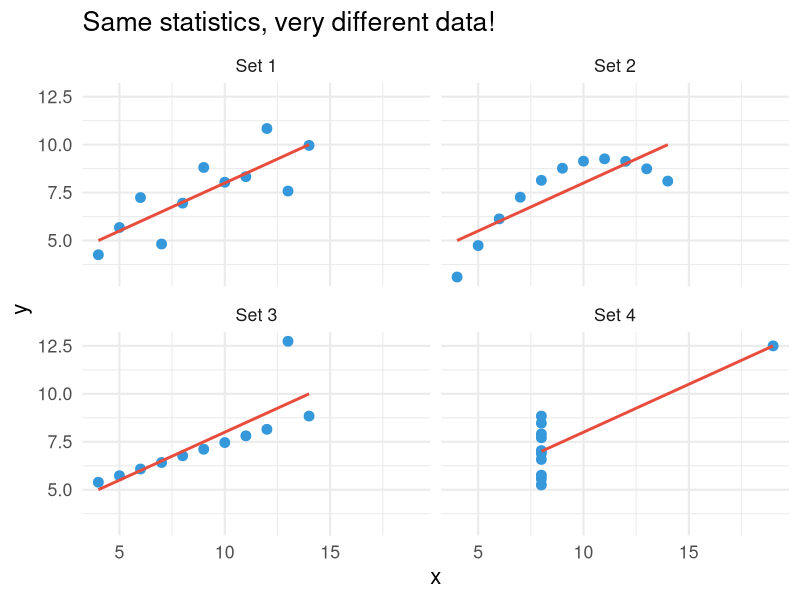
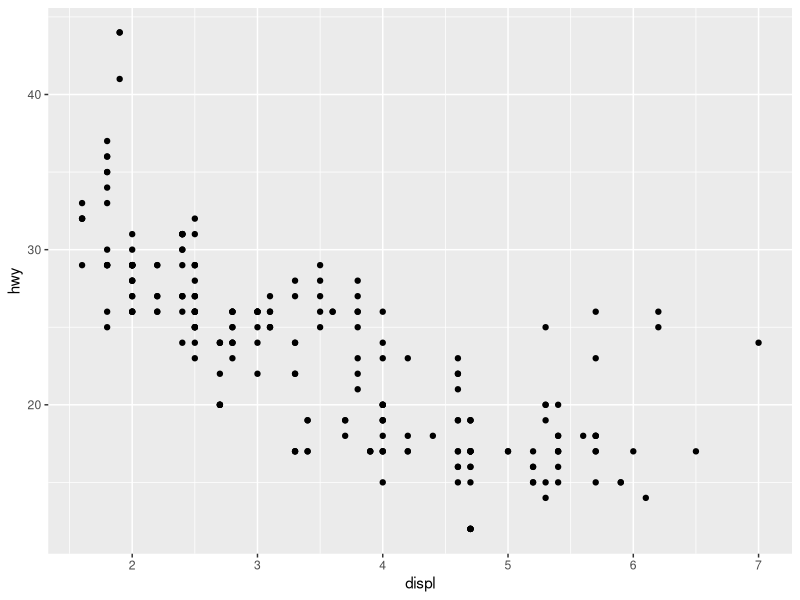
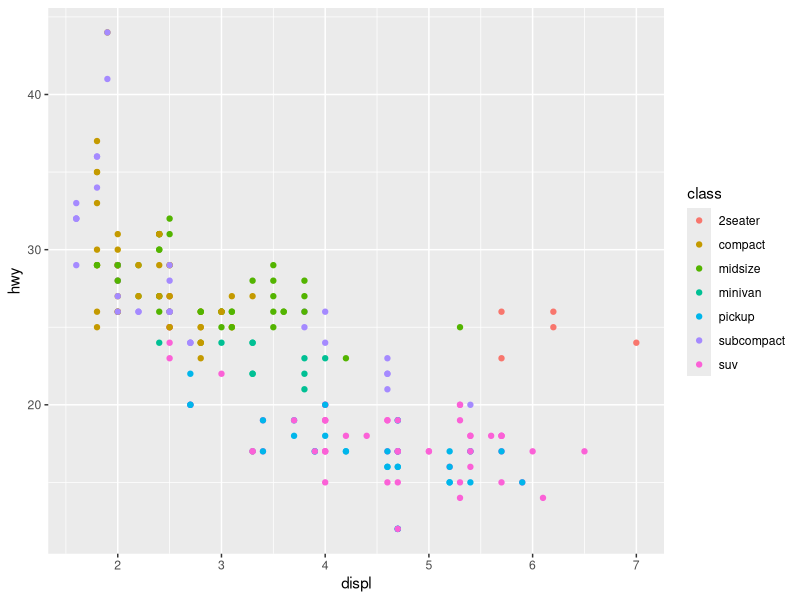
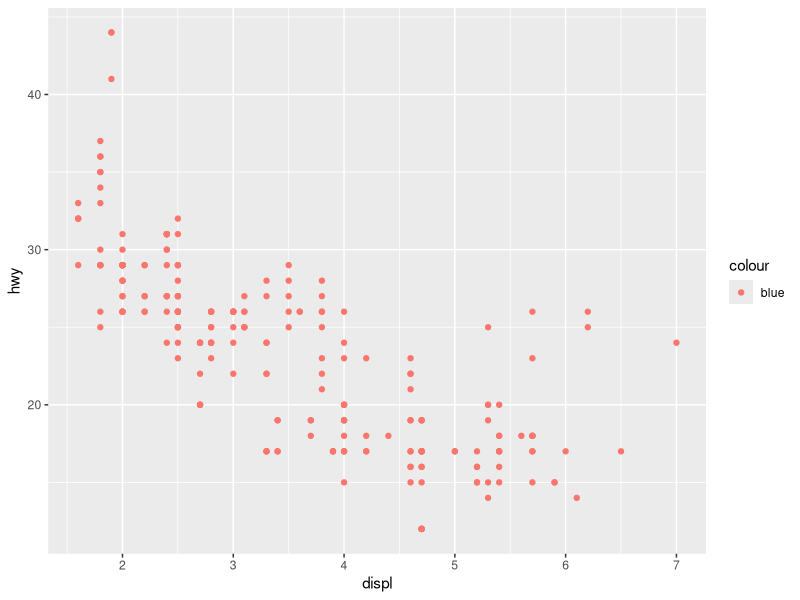
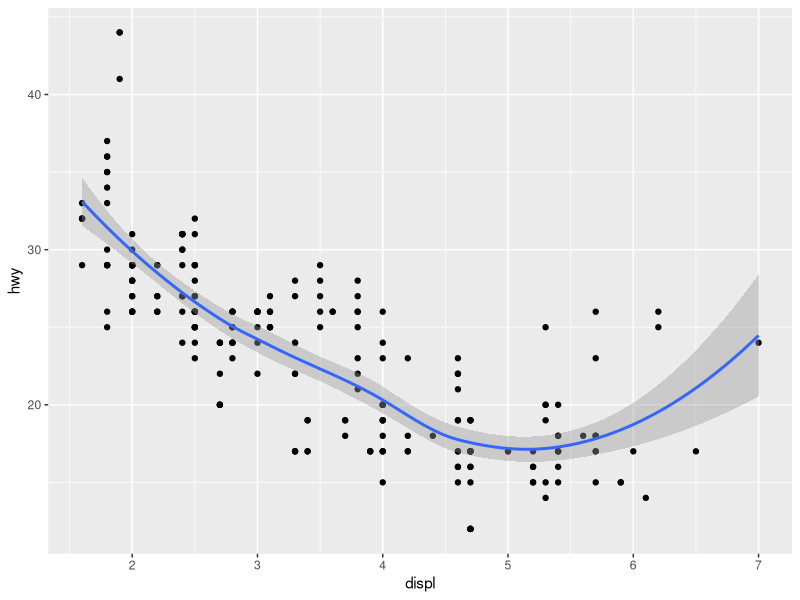
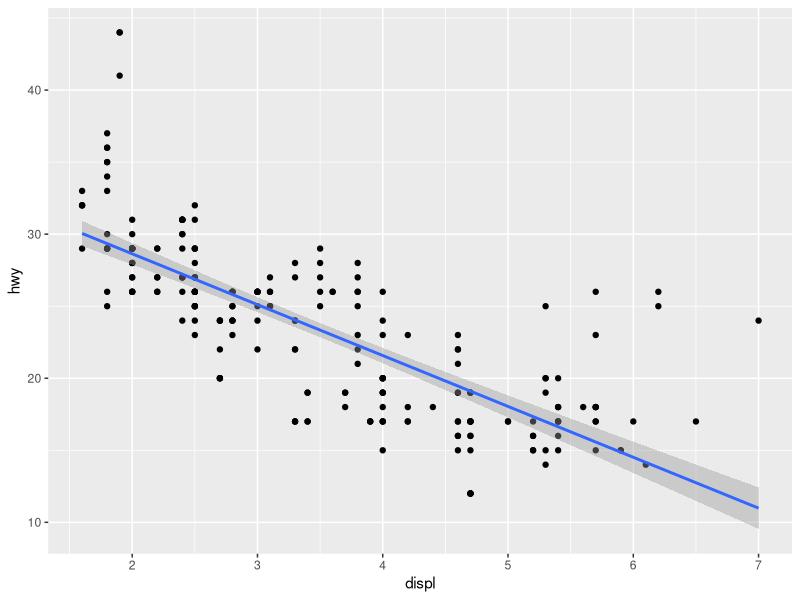
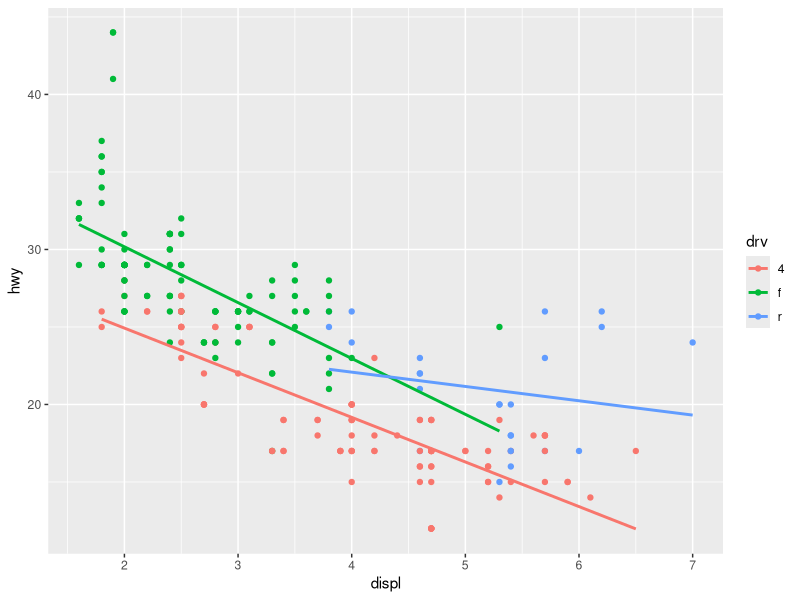
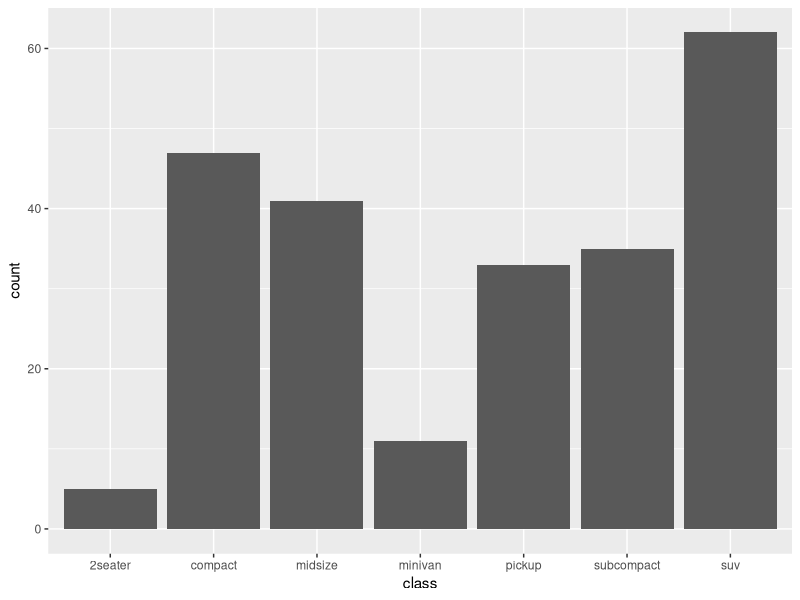

R code for these plots, in order:
## ---- chunk 1
#| include: false
# Load packages for all slides
library(tidyverse)
## ---- chunk 2
#| echo: false
anscombe_long <- anscombe |>
  pivot_longer(everything(),
               names_to = c(".value", "set"),
               names_pattern = "(.)(.)")

anscombe_long |>
  group_by(set) |>
  summarise(
    mean_x = round(mean(x), 2),
    mean_y = round(mean(y), 2),
    sd_x = round(sd(x), 2),
    sd_y = round(sd(y), 2),
    cor = round(cor(x, y), 2)
  ) |>
  knitr::kable()
## ---- chunk 3
#| echo: false
#| fig-width: 10
#| fig-height: 6
#| fig-alt: "Four scatterplots of Anscombe's Quartet, each with an identical linear regression line but very different data patterns — one linear, one curved, one with an outlier, and one clustered with a single extreme point."
ggplot(anscombe_long, aes(x, y)) +
  geom_point(size = 3, color = "#3498db") +
  geom_smooth(method = "lm", se = FALSE, color = "#e74c3c") +
  facet_wrap(~set, labeller = labeller(set = c("1" = "Set 1", "2" = "Set 2",
                                                "3" = "Set 3", "4" = "Set 4"))) +
  theme_minimal(base_size = 16) +
  labs(title = "Same statistics, very different data!")
## ---- chunk 4
# Fuel economy data for 234 cars
glimpse(mpg)
## ---- chunk 5
#| output-location: slide
#| fig-width: 8
#| fig-height: 5
#| fig-alt: "Scatterplot of engine displacement versus highway miles per gallon showing a negative curved relationship — cars with larger engines tend to get worse fuel economy."
# Relationship between engine size and highway mpg
ggplot(data = mpg, mapping = aes(x = displ, y = hwy)) +
  geom_point()
## ---- chunk 6
#| output-location: slide
#| fig-width: 10
#| fig-height: 5
#| fig-alt: "Scatterplot of engine displacement versus highway mpg with points colored by vehicle class, showing that compact and subcompact cars cluster at high mpg and low displacement while SUVs and pickups cluster at low mpg and high displacement."
ggplot(mpg, aes(x = displ, y = hwy, color = class)) +
  geom_point()
## ---- chunk 7
#| output-location: slide
#| fig-width: 10
#| fig-height: 5
#| fig-alt: "Scatterplot where all points are salmon-red instead of blue, with a legend showing a single category labeled 'blue' — illustrating the common mistake of placing a color name inside aes() where ggplot treats it as a categorical variable."
# What happens if you put a constant inside aes()?
ggplot(mpg, aes(x = displ, y = hwy, color = "blue")) +
  geom_point()
## ---- chunk 8
#| output-location: slide
#| fig-width: 10
#| fig-height: 5
#| fig-alt: "Scatterplot of engine displacement versus highway mpg with a smoothed (loess) trend line and gray confidence band showing a negative curved relationship that levels off around 5 liters of displacement."
ggplot(mpg, aes(x = displ, y = hwy)) +
  geom_point() +
  geom_smooth()  # Adds a smoothed trend line
## ---- chunk 9
#| output-location: slide
#| fig-width: 10
#| fig-height: 5
#| fig-alt: "Scatterplot of engine displacement versus highway mpg with a straight linear regression line and confidence band showing a clear negative linear trend — highway mpg decreases as engine size increases."
ggplot(mpg, aes(x = displ, y = hwy)) +
  geom_point() +
  geom_smooth(method = "lm")  # lm = linear model
## ---- chunk 10
#| output-location: slide
#| fig-width: 10
#| fig-height: 5
#| fig-alt: "Scatterplot of engine displacement versus highway mpg colored by drive type (front, rear, 4-wheel) with separate linear trend lines for each group, showing that all three drive types have negative trends but at different levels."
ggplot(mpg, aes(x = displ, y = hwy, color = drv)) +
  geom_point() +
  geom_smooth(method = "lm", se = FALSE)  # se = FALSE removes confidence band
## ---- chunk 11
#| output-location: slide
#| fig-width: 10
#| fig-height: 5
#| fig-alt: "Bar chart showing the count of vehicles in each car class — SUVs are the most common category with over 60 vehicles, followed by compact and midsize, while 2-seaters are the least common."
# Counts of each car class
ggplot(mpg, aes(x = class)) +
  geom_bar()
## ---- chunk 12
#| output-location: slide
#| fig-width: 10
#| fig-height: 5
#| fig-alt: "Histogram of highway miles per gallon with steel blue bars and white borders, showing a roughly bimodal distribution with peaks around 17 and 27 mpg."
# Distribution of highway mpg
ggplot(mpg, aes(x = hwy)) +
  geom_histogram(binwidth = 2, fill = "steelblue", color = "white")
## ---- chunk 13
#| output-location: slide
#| fig-width: 10
#| fig-height: 5
#| fig-alt: "Boxplots comparing highway mpg across seven vehicle classes — compact and subcompact cars have the highest median highway mpg while pickups and SUVs have the lowest, with several outliers visible."
# Highway mpg by car class
ggplot(mpg, aes(x = class, y = hwy)) +
  geom_boxplot()
## ---- chunk 14
#| output-location: slide
#| fig-width: 10
#| fig-height: 5
#| fig-alt: "Scatterplot of engine displacement versus highway mpg split into seven small panels (one per vehicle class) using facet_wrap, making it easy to see that each class occupies a distinct region of engine size and fuel efficiency."
ggplot(mpg, aes(x = displ, y = hwy)) +
  geom_point() +
  facet_wrap(~class)
## ---- chunk 15
#| output-location: slide
#| fig-width: 10
#| fig-height: 5
#| fig-alt: "Labeled scatterplot titled 'Fuel Efficiency vs Engine Size' with subtitle, descriptive axis labels, and a legend for vehicle class — demonstrating how labs() makes a plot publication-ready."
ggplot(mpg, aes(x = displ, y = hwy)) +
  geom_point(aes(color = class)) +
  labs(
    title = "Fuel Efficiency vs Engine Size",
    subtitle = "Larger engines tend to be less efficient",
    x = "Engine displacement (liters)",
    y = "Highway fuel efficiency (mpg)",
    color = "Vehicle class"
  )
## ---- chunk 16
#| output-location: slide
#| fig-width: 10
#| fig-height: 5
#| fig-alt: "Scatterplot of engine displacement versus highway mpg colored by vehicle class using theme_minimal, which removes the gray background and gives the plot a clean, modern appearance."
ggplot(mpg, aes(x = displ, y = hwy)) +
  geom_point(aes(color = class)) +
  theme_minimal()  # Clean, minimal theme
## ---- chunk 17
#| output-location: slide
#| fig-width: 10
#| fig-height: 5
#| fig-alt: "Side-by-side boxplots comparing anxiety scores (BAI) between a Control group and a Treatment group — the Treatment group has a visibly lower median anxiety score, demonstrating the same ggplot template applied to psychology data."
# Simulated experiment: condition vs. anxiety score
psych_demo <- tibble(
  condition = rep(c("Control", "Treatment"), each = 30),
  anxiety = c(rnorm(30, mean = 35, sd = 8), rnorm(30, mean = 28, sd = 8))
)

ggplot(psych_demo, aes(x = condition, y = anxiety, fill = condition)) +
  geom_boxplot(alpha = 0.7, show.legend = FALSE) +
  labs(
    title = "Treatment Group Reports Lower Anxiety",
    x = NULL,
    y = "Anxiety score (BAI)"
  ) +
  theme_minimal(base_size = 14)
## ---- chunk 18
#| output-location: slide
#| fig-width: 10
#| fig-height: 6
#| fig-alt: "A polished scatterplot showing fuel efficiency decreasing with engine size, with points colored by vehicle class, a black linear trend line with confidence band, descriptive title and subtitle, proper axis labels, a caption citing the EPA data source, and a minimal theme."
ggplot(mpg, aes(x = displ, y = hwy)) +
  geom_point(aes(color = class), size = 2, alpha = 0.7) +
  geom_smooth(method = "lm", color = "black", se = TRUE) +
  labs(
    title = "Fuel Efficiency Decreases with Engine Size",
    subtitle = "Data from 234 vehicles (1999-2008)",
    x = "Engine displacement (liters)",
    y = "Highway MPG",
    color = "Vehicle class",
    caption = "Source: EPA fuel economy data"
  ) +
  theme_minimal(base_size = 14)
